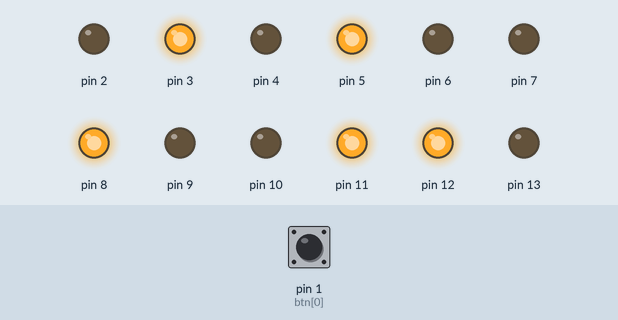
This sketch was run on a simulated Arduino Uno, built with avr-gcc and run on an emulated ATmega328P. Parts: output pins drawn as LEDs (lit = HIGH). Inputs (shaded band) come from the test bench; at power-on: pin 1 (btn[0]) LOW.

Above: at 1.2 s.
1.3 s: pin 1 (btn[0]) pulled HIGH for 0.15 s
At 5.7 s:
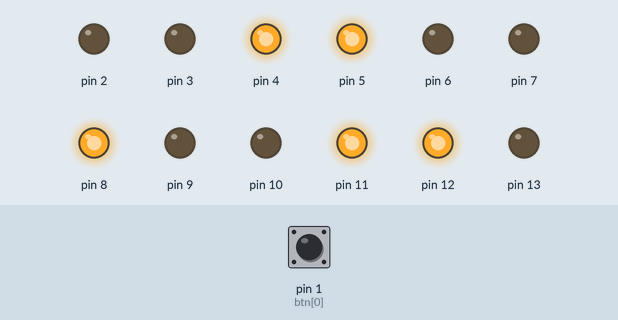
At 12.6 s:
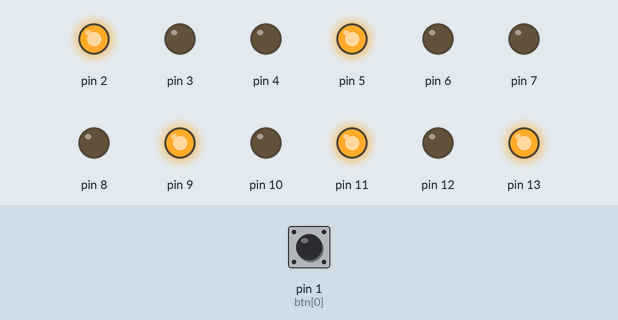
Timing chart, 0 to 21.0 s (numbered marks = the images above; inputs shaded):
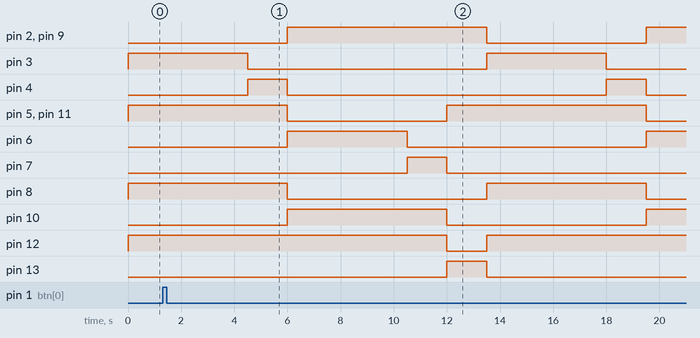

Measured:
- after the input at 1.3 s, pin 12: HIGH → LOW after 10.7 s, → HIGH 1.5 s later; pin 13: LOW → HIGH after 10.7 s, → LOW 1.5 s later
- by itself, pin 4: alternates HIGH for 1.5 s and LOW for 12.0 s

The sketch:

traffic-light.ino
```cpp
const int Vm = 0;
const int Vd = 1;
const int Am = 2;

const int TLC = 0;
const int TLP = 1;

const int TLC1 = 0;
const int TLC2 = 1;

const int TLP1 = 0;
const int TLP2 = 1;
const int TLP34 = 2;

const int TIME_MULT = 1;


// TLC1 {Vermelho, Verde, Amarelo } TLC2 {Vermelho, Verde, Amarelo} NADA {}
int TL [2][3][3] = {{{2,3,4},{5,6,7},{-1,-1,-1}},
// TLP1 {Vermelho, Verde, ---} TLP2 {Vermelho, Verde, ---} TLP3/TLP4 {Vermelho, Verde, ---}
                    {{8,9,-1},{10,11,-1},{12,13,-1}}};

// Botão pedestre
int btn [] = {1};

int aptbtn = 0;
int state = 0;
int nextState = 0;
// SETUP


long int tempoInicio = 0;
long int tempoDeEspera = 0;
void setup() {
  // Configura todos os pinos
  for( int j = 0; j < 2; j++){
    for (int x = 0; x < 3; x++){
      for (int y = 0; y < 3; y++){
        // -1 é utiliazado para indicar campos do array onde não existe nenhum led
        if(TL[j][x][y] != -1){
          pinMode(TL[j][x][y], OUTPUT);
          if ( y == Vm ){
            //Começa com vermelho ligado em tudo
            digitalWrite(TL[j][x][y], HIGH);
          }else{
            digitalWrite(TL[j][x][y], LOW);
          }

        }
      }
    }
  }
  //configura botão de saída
  pinMode(btn[0], INPUT);
}

void reset(){
  // Configura todos os pinos
  for( int j = 0; j < 2; j++){
    for (int x = 0; x < 3; x++){
      for (int y = 0; y < 3; y++){
        // -1 é utiliazado para indicar campos do array onde não existe nenhum led
        if(TL[j][x][y] != -1){
          if ( y == Vm ){
            //Começa com vermelho ligado em tudo
            digitalWrite(TL[j][x][y], HIGH);
          }else{
            digitalWrite(TL[j][x][y], LOW);
          }
        }
      }
    }
  }
}
// RUN
void loop() {
  // Update Time
  long int now = millis();

  int btnval = digitalRead(btn[0]);

  // Alguém apertou o botão de pedestre
  if (btnval == HIGH){
      aptbtn= true;
  }

  if (now - tempoInicio < tempoDeEspera){
      return;
  }
  state = nextState;
  // Get into it

  tempoInicio = millis();
  switch (state){
    case 0:
      reset();
      tempoDeEspera = 4500*TIME_MULT;
      setLight(TLC, TLC1, Vd);
      setLight(TLP, TLP2, Vd);
      nextState = 1;
      break;
    case 1:
      tempoDeEspera = 1500*TIME_MULT;
      setLight(TLC, TLC1, Am);
      nextState = 2;
      break;
    case 2:
      tempoDeEspera = 4500*TIME_MULT;
      setLight(TLC, TLC1, Vm);
      setLight(TLC, TLC2, Vd);
      setLight(TLP, TLP1, Vd);
      setLight(TLP, TLP2, Vm);
      nextState = 3;
      break;
    case 3:
      tempoDeEspera = 1500*TIME_MULT;
      setLight(TLC, TLC2, Am);
      if (aptbtn)
        nextState = 4;
      else
        nextState = 0;
      break;
    case 4:
      tempoDeEspera = 1500*TIME_MULT;
      setLight(TLC, TLC2, Vm);
      setLight(TLP, TLP1, Vd);
      setLight(TLP, TLP2, Vd);
      setLight(TLP, TLP34, Vd);
      nextState = 0;
      aptbtn = 0;
      break;
  }
}


void setLight(int tl, int light, int cor){
  if( TL[tl][light][cor] == -1){
    return;
  }
  for (int x = 0; x < 3 ; x++){
    if( TL[tl][light][x] != -1){
      if ( cor == x ){
        digitalWrite(TL[tl][light][x], HIGH);
      }else{
        digitalWrite(TL[tl][light][x], LOW);
      }
    }
  }
}
```
